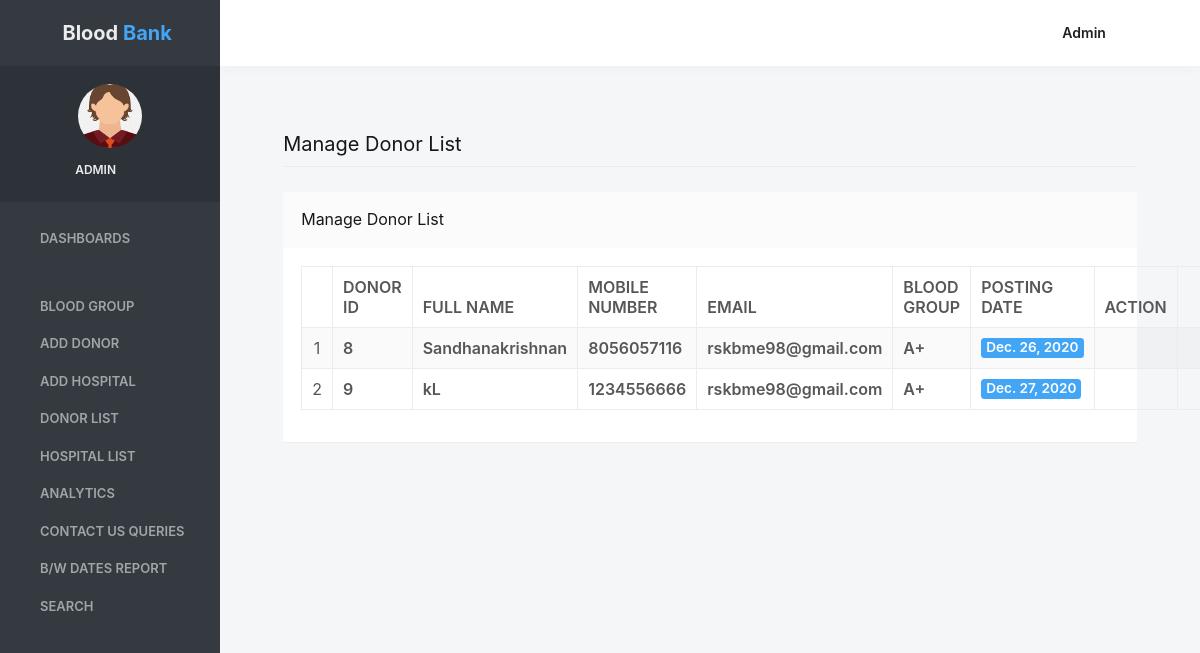
/donorlist (signed in), run on the app's committed database.
### bloodbank/models.py (models this page shows, shortened)
class Donor(models.Model):
    fullname = models.CharField(max_length=100)
    mobileno = models.CharField(max_length=15)
    emailid = models.CharField(max_length=50)
    gender = models.CharField(max_length=15)
    age = models.CharField(max_length=15)
    group = models.ForeignKey(Group, on_delete=models.CASCADE)
    address = models.CharField(max_length=300, null=True)
    message = models.CharField(max_length=300, null=True)
    postingdate = models.DateField()

class Group(models.Model):
    bloodgroup = models.CharField(max_length=30)

### bloodbank/views.py (the view)
# urls.py: path('donorlist',donorlist, name='donorlist'),
def donorlist(request):
    if not request.user.is_authenticated:
        return redirect('login')
    donor = Donor.objects.all()
    d = {'donor': donor}
    return render(request, 'donorlist.html', d)

### bloodbank/templates/donorlist.html (shortened to what this page needs)
{% load static %}
{% block body %}
<html lang="en" class="no-focus">
    <head>
       <link rel="stylesheet" href="{% static 'adminassets/js/plugins/datatables/dataTables.bootstrap4.min.css' %}">
        <link rel="stylesheet" id="css-main" href="{% static 'adminassets/css/codebase.min.css' %}">
    </head>
    <body>
        <div id="page-container" class="sidebar-o sidebar-inverse side-scroll page-header-fixed main-content-narrow">
          {% include 'sidebar.html' %}
            {% include 'admin_nav.html' %}
            <main id="main-container">
                <div class="content">
                    <h2 class="content-heading">Manage Donor List</h2>
                    <div class="block">
                        <div class="block-header block-header-default">
                            <h3 class="block-title">Manage Donor List</h3>
                        </div>
                        <div class="block-content block-content-full">
                            <table class="table table-bordered table-striped table-vcenter js-dataTable-full-pagination">
                                <thead>
                                    <tr>
                                        <th class="text-center"></th>
                                        <th>Donor ID</th>
                                        <th class="d-none d-sm-table-cell">Full Name</th>
                                        <th class="d-none d-sm-table-cell">Mobile Number</th>
                                        <th class="d-none d-sm-table-cell">Email</th>
                                        <th class="d-none d-sm-table-cell">Blood Group</th>
                                        <th class="d-none d-sm-table-cell">Posting Date</th>
                                        <th class="d-none d-sm-table-cell" style="width: 15%;">Action</th>
                                       </tr>
                                </thead>
                                <tbody>
 {% for i in donor %}
                                    <tr>
                                        <td class="text-center">{{forloop.counter}}</td>
                                        <td class="font-w600">{{i.id}}</td>
                                        <td class="font-w600">{{i.fullname}}</td>
                                        <td class="font-w600">{{i.mobileno}}</td>
                                        <td class="font-w600">{{i.emailid}}</td>
                                        <td class="font-w600">{{i.group.bloodgroup}}</td>
                                        <td class="font-w600">
                                            <span class="badge badge-primary">{{i.postingdate}}</span>
                                        </td>
                                         <td class="d-none d-sm-table-cell"><a href="{% url 'delete_donor' i.id %}" onclick="return confirm('Do you really want to Delete ?');"><i class="fa fa-trash fa-delete" aria-hidden="true"></i></a></td>
                                         <td class="d-none d-sm-table-cell"><a href="{% url 'view_donordetail' i.id %}"><i class="fa fa-eye" aria-hidden="true"></i></a></td>
                                    </tr>
                                    {% endfor %}
                                </tbody>
                            </table>
                        </div>
                    </div>
                </div>
            </main>
        </div>
    </body>
</html>
{% endblock %}

### bloodbank/templates/sidebar.html (shortened to what this page needs)
{% load static %}
   <nav id="sidebar">
                <div id="sidebar-scroll">
                    <div class="sidebar-content">
                        <div class="content-header content-header-fullrow px-15">
                            <div class="content-header-section text-center align-parent sidebar-mini-hidden">
                                <div class="content-header-item">
                                    <a class="link-effect font-w700" href="{% url 'admin_home' %}">
                                        <i class="si si-fire text-primary"></i>
                                        <span class="font-size-xl text-dual-primary-dark">Blood </span><span class="font-size-xl text-primary">Bank</span>
                                    </a>
                                </div>
                            </div>
                        </div>
                        <div class="content-side content-side-full content-side-user px-10 align-parent">
                            <div class="sidebar-mini-hidden-b text-center">
                                <a class="img-link" href="be_pages_generic_profile.html">
                                    <img class="img-avatar" src="{% static 'adminassets/img/avatars/avatarboy729.png' %}" alt="">
                                </a>
                                <ul class="list-inline mt-10">
                                    <li class="list-inline-item">
                                        <a class="link-effect text-dual-primary-dark font-size-xs font-w600 text-uppercase" href="#">{{request.user.username}}</a>
                                    </li>
                                    <li class="list-inline-item">
                                        <a class="link-effect text-dual-primary-dark" href="{% url 'logout' %}">
                                            <i class="si si-logout"></i>
                                        </a>
                                    </li>
                                </ul>
                            </div>
                        </div>
                        <div class="content-side content-side-full">
                            <ul class="nav-main">
                                <li class="open">
                                    <a href="{% url 'admin_home' %}"><i class="si si-cup"></i><span class="sidebar-mini-hide">Dashboards</span></a>
                                </li>
                                <li class="nav-main-heading"><span class="sidebar-mini-visible">UI</span></li>
                                <li>
                                    <a class="nav-submenu" data-toggle="nav-submenu"><i class="si si-puzzle"></i>Blood Group</a>
                                </li>
                               <li>
                                    <a  href="{% url 'add_donor' %}"><i class="fa fa-edit"></i><span class="sidebar-mini-hide">Add Donor</span></a>
                                </li>
                                <li>
                                    <a  href="{% url 'add_hospital' %}"><i class="fa fa-edit"></i><span class="sidebar-mini-hide">Add Hospital</span></a>
                                </li>
                                <li>
                                    <a  href="{% url 'donorlist' %}"><i class="fa fa-users"></i><span class="sidebar-mini-hide">Donor List</span></a>
                                </li>
                                <li>
                                    <a  href="{% url 'hospitallist' %}"><i class="fa fa-users"></i><span class="sidebar-mini-hide">Hospital List</span></a>
                                </li>
                                  <li>
                                    <a  href="{% url 'graphData' %}"><i class="fa fa-users"></i><span class="sidebar-mini-hide">Analytics</span></a>
                                </li>
                                <li>
                                    <a class="nav-submenu" data-toggle="nav-submenu" href="#"><i class="si si-user"></i><span class="sidebar-mini-hide">Contact Us Queries</span></a>
                                </li>
                                <li>
                                    <a  href="{% url 'betweendate_report' %}"><i class="si si-vector"></i><span class="sidebar-mini-hide">B/w Dates Report</span></a>
                                </li>
                                <li>
                                    <a class="nav-submenu" data-toggle="nav-submenu" href="#"><i class="si si-trophy"></i><span class="sidebar-mini-hide">Search</span></a>
                                </li>
                            </ul>
                        </div>
                    </div>
                </div>
            </nav>

### bloodbank/templates/admin_nav.html (shortened to what this page needs)
{% load static %}
            <header id="page-header">
                <div class="content-header">
                    <div class="content-header-section">
                        <button type="button" class="btn btn-circle btn-dual-secondary" data-toggle="layout" data-action="sidebar_toggle">
                            <i class="fa fa-navicon"></i>
                        </button>
                        <div class="btn-group" role="group">
                            <button type="button" class="btn btn-circle btn-dual-secondary" id="page-header-options-dropdown" data-toggle="dropdown" aria-haspopup="true" aria-expanded="false">
                                <i class="fa fa-wrench"></i>
                            </button>
                        </div>
                        <div class="btn-group" role="group">
                            <button type="button" class="btn btn-circle btn-dual-secondary" id="page-header-themes-dropdown" data-toggle="dropdown" aria-haspopup="true" aria-expanded="false">
                                <i class="fa fa-paint-brush"></i>
                            </button>
                        </div>
                    </div>
                    <div class="content-header-section">
                        <div class="btn-group" role="group">
                            <button type="button" class="btn btn-rounded btn-dual-secondary text-capitalize" id="page-header-user-dropdown" data-toggle="dropdown" aria-haspopup="true" aria-expanded="false">
                                {{request.user.username}}<i class="fa fa-angle-down ml-5"></i>
                            </button>
                        </div>
                    </div>
                </div>
            </header>

### data on the page
Donor: id "8", fullname "Sandhanakrishnan", mobileno "8056057116", emailid "rskbme98@gmail.com", group.bloodgroup "A+", postingdate "Dec. 26, 2020"
Donor: id "9", fullname "kL", mobileno "1234556666", emailid "rskbme98@gmail.com", group.bloodgroup "A+", postingdate "Dec. 27, 2020"

### other printed values
{{ request.user.username }} "ADMIN"
{{ request.user.username }} "Admin"
